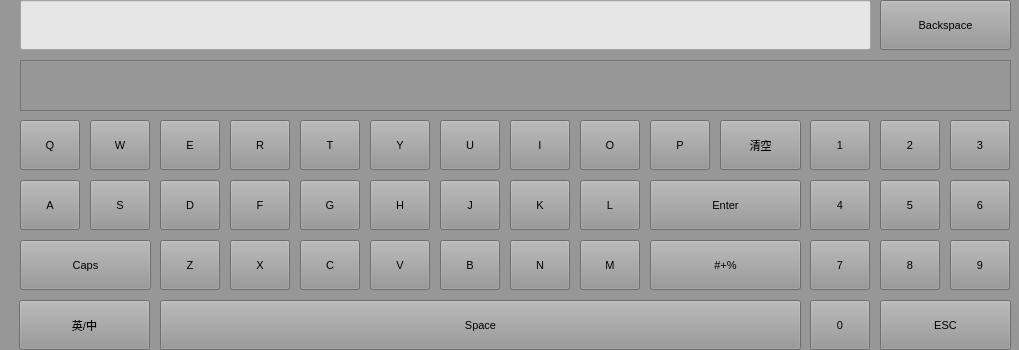
<?xml version="1.0" encoding="UTF-8"?>
<ui version="4.0">
 <class>ChineseKeyboard</class>
 <widget class="QWidget" name="ChineseKeyboard">
  <property name="geometry">
   <rect>
    <x>0</x>
    <y>0</y>
    <width>1019</width>
    <height>350</height>
   </rect>
  </property>
  <property name="font">
   <font>
    <family>Arial</family>
    <pointsize>30</pointsize>
    <weight>50</weight>
    <bold>false</bold>
   </font>
  </property>
  <property name="windowTitle">
   <string>Virtual Keyboard</string>
  </property>
  <property name="styleSheet">
   <string notr="true">background-color: #979797;</string>
  </property>
  <widget class="QToolButton" name="btnBackSpace">
   <property name="geometry">
    <rect>
     <x>880</x>
     <y>0</y>
     <width>131</width>
     <height>50</height>
    </rect>
   </property>
   <property name="sizePolicy">
    <sizepolicy hsizetype="Expanding" vsizetype="Expanding">
     <horstretch>0</horstretch>
     <verstretch>0</verstretch>
    </sizepolicy>
   </property>
   <property name="font">
    <font>
     <pointsize>8</pointsize>
    </font>
   </property>
   <property name="accessibleName">
    <string>0x4d</string>
   </property>
   <property name="text">
    <string>Backspace</string>
   </property>
   <property name="autoRepeat">
    <bool>true</bool>
   </property>
  </widget>
  <widget class="QLineEdit" name="lineEdit">
   <property name="geometry">
    <rect>
     <x>20</x>
     <y>0</y>
     <width>851</width>
     <height>50</height>
    </rect>
   </property>
   <property name="sizePolicy">
    <sizepolicy hsizetype="Expanding" vsizetype="Fixed">
     <horstretch>0</horstretch>
     <verstretch>0</verstretch>
    </sizepolicy>
   </property>
   <property name="styleSheet">
    <string notr="true">background-color: rgb(230, 230, 230);</string>
   </property>
  </widget>
  <widget class="QToolButton" name="btnQ">
   <property name="geometry">
    <rect>
     <x>20</x>
     <y>120</y>
     <width>60</width>
     <height>50</height>
    </rect>
   </property>
   <property name="sizePolicy">
    <sizepolicy hsizetype="Expanding" vsizetype="Expanding">
     <horstretch>0</horstretch>
     <verstretch>0</verstretch>
    </sizepolicy>
   </property>
   <property name="font">
    <font>
     <pointsize>8</pointsize>
    </font>
   </property>
   <property name="accessibleName">
    <string>0x51</string>
   </property>
   <property name="text">
    <string>Q</string>
   </property>
   <property name="autoRepeat">
    <bool>true</bool>
   </property>
  </widget>
  <widget class="QToolButton" name="btnW">
   <property name="geometry">
    <rect>
     <x>90</x>
     <y>120</y>
     <width>60</width>
     <height>50</height>
    </rect>
   </property>
   <property name="sizePolicy">
    <sizepolicy hsizetype="Expanding" vsizetype="Expanding">
     <horstretch>0</horstretch>
     <verstretch>0</verstretch>
    </sizepolicy>
   </property>
   <property name="font">
    <font>
     <pointsize>8</pointsize>
    </font>
   </property>
   <property name="accessibleName">
    <string>0x57</string>
   </property>
   <property name="text">
    <string>W</string>
   </property>
   <property name="autoRepeat">
    <bool>true</bool>
   </property>
  </widget>
  <widget class="QToolButton" name="btnE">
   <property name="geometry">
    <rect>
     <x>160</x>
     <y>120</y>
     <width>60</width>
     <height>50</height>
    </rect>
   </property>
   <property name="sizePolicy">
    <sizepolicy hsizetype="Expanding" vsizetype="Expanding">
     <horstretch>0</horstretch>
     <verstretch>0</verstretch>
    </sizepolicy>
   </property>
   <property name="font">
    <font>
     <pointsize>8</pointsize>
    </font>
   </property>
   <property name="accessibleName">
    <string>0x45</string>
   </property>
   <property name="text">
    <string>E</string>
   </property>
   <property name="autoRepeat">
    <bool>true</bool>
   </property>
  </widget>
  <widget class="QToolButton" name="btnR">
   <property name="geometry">
    <rect>
     <x>230</x>
     <y>120</y>
     <width>60</width>
     <height>50</height>
    </rect>
   </property>
   <property name="sizePolicy">
    <sizepolicy hsizetype="Expanding" vsizetype="Expanding">
     <horstretch>0</horstretch>
     <verstretch>0</verstretch>
    </sizepolicy>
   </property>
   <property name="font">
    <font>
     <pointsize>8</pointsize>
    </font>
   </property>
   <property name="accessibleName">
    <string>0x52</string>
   </property>
   <property name="text">
    <string>R</string>
   </property>
   <property name="autoRepeat">
    <bool>true</bool>
   </property>
  </widget>
  <widget class="QToolButton" name="btnT">
   <property name="geometry">
    <rect>
     <x>300</x>
     <y>120</y>
     <width>60</width>
     <height>50</height>
    </rect>
   </property>
   <property name="sizePolicy">
    <sizepolicy hsizetype="Expanding" vsizetype="Expanding">
     <horstretch>0</horstretch>
     <verstretch>0</verstretch>
    </sizepolicy>
   </property>
   <property name="font">
    <font>
     <pointsize>8</pointsize>
    </font>
   </property>
   <property name="accessibleName">
    <string>0x54</string>
   </property>
   <property name="text">
    <string>T</string>
   </property>
   <property name="autoRepeat">
    <bool>true</bool>
   </property>
  </widget>
  <widget class="QToolButton" name="btnY">
   <property name="geometry">
    <rect>
     <x>370</x>
     <y>120</y>
     <width>60</width>
     <height>50</height>
    </rect>
   </property>
   <property name="sizePolicy">
    <sizepolicy hsizetype="Expanding" vsizetype="Expanding">
     <horstretch>0</horstretch>
     <verstretch>0</verstretch>
    </sizepolicy>
   </property>
   <property name="font">
    <font>
     <pointsize>8</pointsize>
    </font>
   </property>
   <property name="accessibleName">
    <string>0x59</string>
   </property>
   <property name="text">
    <string>Y</string>
   </property>
   <property name="autoRepeat">
    <bool>true</bool>
   </property>
  </widget>
  <widget class="QToolButton" name="btnU">
   <property name="geometry">
    <rect>
     <x>440</x>
     <y>120</y>
     <width>60</width>
     <height>50</height>
    </rect>
   </property>
   <property name="sizePolicy">
    <sizepolicy hsizetype="Expanding" vsizetype="Expanding">
     <horstretch>0</horstretch>
     <verstretch>0</verstretch>
    </sizepolicy>
   </property>
   <property name="font">
    <font>
     <pointsize>8</pointsize>
    </font>
   </property>
   <property name="accessibleName">
    <string>0x55</string>
   </property>
   <property name="text">
    <string>U</string>
   </property>
   <property name="autoRepeat">
    <bool>true</bool>
   </property>
  </widget>
  <widget class="QToolButton" name="btnI">
   <property name="geometry">
    <rect>
     <x>510</x>
     <y>120</y>
     <width>60</width>
     <height>50</height>
    </rect>
   </property>
   <property name="sizePolicy">
    <sizepolicy hsizetype="Expanding" vsizetype="Expanding">
     <horstretch>0</horstretch>
     <verstretch>0</verstretch>
    </sizepolicy>
   </property>
   <property name="font">
    <font>
     <pointsize>8</pointsize>
    </font>
   </property>
   <property name="accessibleName">
    <string>0x49</string>
   </property>
   <property name="text">
    <string>I</string>
   </property>
   <property name="autoRepeat">
    <bool>true</bool>
   </property>
  </widget>
  <widget class="QToolButton" name="btnO">
   <property name="geometry">
    <rect>
     <x>580</x>
     <y>120</y>
     <width>60</width>
     <height>50</height>
    </rect>
   </property>
   <property name="sizePolicy">
    <sizepolicy hsizetype="Expanding" vsizetype="Expanding">
     <horstretch>0</horstretch>
     <verstretch>0</verstretch>
    </sizepolicy>
   </property>
   <property name="font">
    <font>
     <pointsize>8</pointsize>
    </font>
   </property>
   <property name="accessibleName">
    <string>0x4f</string>
   </property>
   <property name="text">
    <string>O</string>
   </property>
   <property name="autoRepeat">
    <bool>true</bool>
   </property>
  </widget>
  <widget class="QToolButton" name="btnP">
   <property name="geometry">
    <rect>
     <x>650</x>
     <y>120</y>
     <width>60</width>
     <height>50</height>
    </rect>
   </property>
   <property name="sizePolicy">
    <sizepolicy hsizetype="Expanding" vsizetype="Expanding">
     <horstretch>0</horstretch>
     <verstretch>0</verstretch>
    </sizepolicy>
   </property>
   <property name="font">
    <font>
     <pointsize>8</pointsize>
    </font>
   </property>
   <property name="accessibleName">
    <string>0x50</string>
   </property>
   <property name="text">
    <string>P</string>
   </property>
   <property name="autoRepeat">
    <bool>true</bool>
   </property>
  </widget>
  <widget class="QToolButton" name="btnK">
   <property name="geometry">
    <rect>
     <x>510</x>
     <y>180</y>
     <width>60</width>
     <height>50</height>
    </rect>
   </property>
   <property name="sizePolicy">
    <sizepolicy hsizetype="Expanding" vsizetype="Expanding">
     <horstretch>0</horstretch>
     <verstretch>0</verstretch>
    </sizepolicy>
   </property>
   <property name="font">
    <font>
     <pointsize>8</pointsize>
    </font>
   </property>
   <property name="accessibleName">
    <string>0x4b</string>
   </property>
   <property name="text">
    <string>K</string>
   </property>
   <property name="autoRepeat">
    <bool>true</bool>
   </property>
  </widget>
  <widget class="QToolButton" name="btnL">
   <property name="geometry">
    <rect>
     <x>580</x>
     <y>180</y>
     <width>60</width>
     <height>50</height>
    </rect>
   </property>
   <property name="sizePolicy">
    <sizepolicy hsizetype="Expanding" vsizetype="Expanding">
     <horstretch>0</horstretch>
     <verstretch>0</verstretch>
    </sizepolicy>
   </property>
   <property name="font">
    <font>
     <pointsize>8</pointsize>
    </font>
   </property>
   <property name="accessibleName">
    <string>0x4c</string>
   </property>
   <property name="text">
    <string>L</string>
   </property>
   <property name="autoRepeat">
    <bool>true</bool>
   </property>
  </widget>
  <widget class="QToolButton" name="btnA">
   <property name="geometry">
    <rect>
     <x>20</x>
     <y>180</y>
     <width>60</width>
     <height>50</height>
    </rect>
   </property>
   <property name="sizePolicy">
    <sizepolicy hsizetype="Expanding" vsizetype="Expanding">
     <horstretch>0</horstretch>
     <verstretch>0</verstretch>
    </sizepolicy>
   </property>
   <property name="font">
    <font>
     <pointsize>8</pointsize>
    </font>
   </property>
   <property name="accessibleName">
    <string>0x41</string>
   </property>
   <property name="text">
    <string>A</string>
   </property>
   <property name="autoRepeat">
    <bool>true</bool>
   </property>
  </widget>
  <widget class="QToolButton" name="btnS">
   <property name="enabled">
    <bool>true</bool>
   </property>
   <property name="geometry">
    <rect>
     <x>90</x>
     <y>180</y>
     <width>60</width>
     <height>50</height>
    </rect>
   </property>
   <property name="sizePolicy">
    <sizepolicy hsizetype="Expanding" vsizetype="Expanding">
     <horstretch>0</horstretch>
     <verstretch>0</verstretch>
    </sizepolicy>
   </property>
   <property name="font">
    <font>
     <pointsize>8</pointsize>
    </font>
   </property>
   <property name="accessibleName">
    <string>0x53</string>
   </property>
   <property name="text">
    <string>S</string>
   </property>
   <property name="autoRepeat">
    <bool>true</bool>
   </property>
  </widget>
  <widget class="QToolButton" name="btnD">
   <property name="geometry">
    <rect>
     <x>160</x>
     <y>180</y>
     <width>60</width>
     <height>50</height>
    </rect>
   </property>
   <property name="sizePolicy">
    <sizepolicy hsizetype="Expanding" vsizetype="Expanding">
     <horstretch>0</horstretch>
     <verstretch>0</verstretch>
    </sizepolicy>
   </property>
   <property name="font">
    <font>
     <pointsize>8</pointsize>
    </font>
   </property>
   <property name="accessibleName">
    <string>0x44</string>
   </property>
   <property name="text">
    <string>D</string>
   </property>
   <property name="autoRepeat">
    <bool>true</bool>
   </property>
  </widget>
  <widget class="QToolButton" name="btnF">
   <property name="geometry">
    <rect>
     <x>230</x>
     <y>180</y>
     <width>60</width>
     <height>50</height>
    </rect>
   </property>
   <property name="sizePolicy">
    <sizepolicy hsizetype="Expanding" vsizetype="Expanding">
     <horstretch>0</horstretch>
     <verstretch>0</verstretch>
    </sizepolicy>
   </property>
   <property name="font">
    <font>
     <pointsize>8</pointsize>
    </font>
   </property>
   <property name="accessibleName">
    <string>0x46</string>
   </property>
   <property name="text">
    <string>F</string>
   </property>
   <property name="autoRepeat">
    <bool>true</bool>
   </property>
  </widget>
  <widget class="QToolButton" name="btnG">
   <property name="geometry">
    <rect>
     <x>300</x>
     <y>180</y>
     <width>60</width>
     <height>50</height>
    </rect>
   </property>
   <property name="sizePolicy">
    <sizepolicy hsizetype="Expanding" vsizetype="Expanding">
     <horstretch>0</horstretch>
     <verstretch>0</verstretch>
    </sizepolicy>
   </property>
   <property name="font">
    <font>
     <pointsize>8</pointsize>
    </font>
   </property>
   <property name="accessibleName">
    <string>0x47</string>
   </property>
   <property name="text">
    <string>G</string>
   </property>
   <property name="autoRepeat">
    <bool>true</bool>
   </property>
  </widget>
  <widget class="QToolButton" name="btnH">
   <property name="geometry">
    <rect>
     <x>370</x>
     <y>180</y>
     <width>60</width>
     <height>50</height>
    </rect>
   </property>
   <property name="sizePolicy">
    <sizepolicy hsizetype="Expanding" vsizetype="Expanding">
     <horstretch>0</horstretch>
     <verstretch>0</verstretch>
    </sizepolicy>
   </property>
   <property name="font">
    <font>
     <pointsize>8</pointsize>
    </font>
   </property>
   <property name="accessibleName">
    <string>0x48</string>
   </property>
   <property name="text">
    <string>H</string>
   </property>
   <property name="autoRepeat">
    <bool>true</bool>
   </property>
  </widget>
  <widget class="QToolButton" name="btnJ">
   <property name="geometry">
    <rect>
     <x>440</x>
     <y>180</y>
     <width>60</width>
     <height>50</height>
    </rect>
   </property>
   <property name="sizePolicy">
    <sizepolicy hsizetype="Expanding" vsizetype="Expanding">
     <horstretch>0</horstretch>
     <verstretch>0</verstretch>
    </sizepolicy>
   </property>
   <property name="font">
    <font>
     <pointsize>8</pointsize>
    </font>
   </property>
   <property name="accessibleName">
    <string>0x4a</string>
   </property>
   <property name="text">
    <string>J</string>
   </property>
   <property name="autoRepeat">
    <bool>true</bool>
   </property>
  </widget>
  <widget class="QToolButton" name="btnSpace">
   <property name="geometry">
    <rect>
     <x>160</x>
     <y>300</y>
     <width>641</width>
     <height>50</height>
    </rect>
   </property>
   <property name="sizePolicy">
    <sizepolicy hsizetype="MinimumExpanding" vsizetype="Expanding">
     <horstretch>0</horstretch>
     <verstretch>0</verstretch>
    </sizepolicy>
   </property>
   <property name="font">
    <font>
     <pointsize>8</pointsize>
    </font>
   </property>
   <property name="accessibleName">
    <string>0x20</string>
   </property>
   <property name="text">
    <string>Space</string>
   </property>
   <property name="autoRepeat">
    <bool>true</bool>
   </property>
  </widget>
  <widget class="QToolButton" name="btnB">
   <property name="geometry">
    <rect>
     <x>440</x>
     <y>240</y>
     <width>60</width>
     <height>50</height>
    </rect>
   </property>
   <property name="sizePolicy">
    <sizepolicy hsizetype="Expanding" vsizetype="Expanding">
     <horstretch>0</horstretch>
     <verstretch>0</verstretch>
    </sizepolicy>
   </property>
   <property name="font">
    <font>
     <pointsize>8</pointsize>
    </font>
   </property>
   <property name="accessibleName">
    <string>0x42</string>
   </property>
   <property name="text">
    <string>B</string>
   </property>
   <property name="autoRepeat">
    <bool>true</bool>
   </property>
  </widget>
  <widget class="QToolButton" name="btnM">
   <property name="geometry">
    <rect>
     <x>580</x>
     <y>240</y>
     <width>60</width>
     <height>50</height>
    </rect>
   </property>
   <property name="sizePolicy">
    <sizepolicy hsizetype="Expanding" vsizetype="Expanding">
     <horstretch>0</horstretch>
     <verstretch>0</verstretch>
    </sizepolicy>
   </property>
   <property name="font">
    <font>
     <pointsize>8</pointsize>
    </font>
   </property>
   <property name="accessibleName">
    <string>0x4d</string>
   </property>
   <property name="text">
    <string>M</string>
   </property>
   <property name="autoRepeat">
    <bool>true</bool>
   </property>
  </widget>
  <widget class="QToolButton" name="btnX">
   <property name="geometry">
    <rect>
     <x>230</x>
     <y>240</y>
     <width>60</width>
     <height>50</height>
    </rect>
   </property>
   <property name="sizePolicy">
    <sizepolicy hsizetype="Expanding" vsizetype="Expanding">
     <horstretch>0</horstretch>
     <verstretch>0</verstretch>
    </sizepolicy>
   </property>
   <property name="font">
    <font>
     <pointsize>8</pointsize>
    </font>
   </property>
   <property name="accessibleName">
    <string>0x58</string>
   </property>
   <property name="text">
    <string>X</string>
   </property>
   <property name="autoRepeat">
    <bool>true</bool>
   </property>
  </widget>
  <widget class="QToolButton" name="btnV">
   <property name="geometry">
    <rect>
     <x>370</x>
     <y>240</y>
     <width>60</width>
     <height>50</height>
    </rect>
   </property>
   <property name="sizePolicy">
    <sizepolicy hsizetype="Expanding" vsizetype="Expanding">
     <horstretch>0</horstretch>
     <verstretch>0</verstretch>
    </sizepolicy>
   </property>
   <property name="font">
    <font>
     <pointsize>8</pointsize>
    </font>
   </property>
   <property name="accessibleName">
    <string>0x56</string>
   </property>
   <property name="text">
    <string>V</string>
   </property>
   <property name="autoRepeat">
    <bool>true</bool>
   </property>
  </widget>
  <widget class="QToolButton" name="btnN">
   <property name="geometry">
    <rect>
     <x>510</x>
     <y>240</y>
     <width>60</width>
     <height>50</height>
    </rect>
   </property>
   <property name="sizePolicy">
    <sizepolicy hsizetype="Expanding" vsizetype="Expanding">
     <horstretch>0</horstretch>
     <verstretch>0</verstretch>
    </sizepolicy>
   </property>
   <property name="font">
    <font>
     <pointsize>8</pointsize>
    </font>
   </property>
   <property name="accessibleName">
    <string>0x4e</string>
   </property>
   <property name="text">
    <string>N</string>
   </property>
   <property name="autoRepeat">
    <bool>true</bool>
   </property>
  </widget>
  <widget class="QToolButton" name="btnZ">
   <property name="geometry">
    <rect>
     <x>160</x>
     <y>240</y>
     <width>60</width>
     <height>50</height>
    </rect>
   </property>
   <property name="sizePolicy">
    <sizepolicy hsizetype="Expanding" vsizetype="Expanding">
     <horstretch>0</horstretch>
     <verstretch>0</verstretch>
    </sizepolicy>
   </property>
   <property name="font">
    <font>
     <pointsize>8</pointsize>
    </font>
   </property>
   <property name="accessibleName">
    <string>0x5a</string>
   </property>
   <property name="text">
    <string>Z</string>
   </property>
   <property name="autoRepeat">
    <bool>true</bool>
   </property>
  </widget>
  <widget class="QToolButton" name="btnC">
   <property name="geometry">
    <rect>
     <x>300</x>
     <y>240</y>
     <width>60</width>
     <height>50</height>
    </rect>
   </property>
   <property name="sizePolicy">
    <sizepolicy hsizetype="Expanding" vsizetype="Expanding">
     <horstretch>0</horstretch>
     <verstretch>0</verstretch>
    </sizepolicy>
   </property>
   <property name="font">
    <font>
     <pointsize>8</pointsize>
    </font>
   </property>
   <property name="accessibleName">
    <string>0x43</string>
   </property>
   <property name="text">
    <string>C</string>
   </property>
   <property name="autoRepeat">
    <bool>true</bool>
   </property>
  </widget>
  <widget class="QToolButton" name="btnCaps">
   <property name="geometry">
    <rect>
     <x>20</x>
     <y>240</y>
     <width>131</width>
     <height>50</height>
    </rect>
   </property>
   <property name="sizePolicy">
    <sizepolicy hsizetype="Expanding" vsizetype="Expanding">
     <horstretch>0</horstretch>
     <verstretch>0</verstretch>
    </sizepolicy>
   </property>
   <property name="font">
    <font>
     <pointsize>8</pointsize>
    </font>
   </property>
   <property name="accessibleName">
    <string>0x01000024</string>
   </property>
   <property name="text">
    <string>Caps</string>
   </property>
   <property name="checkable">
    <bool>true</bool>
   </property>
   <property name="autoRepeat">
    <bool>true</bool>
   </property>
  </widget>
  <widget class="QToolButton" name="btnChinese">
   <property name="geometry">
    <rect>
     <x>19</x>
     <y>300</y>
     <width>131</width>
     <height>50</height>
    </rect>
   </property>
   <property name="sizePolicy">
    <sizepolicy hsizetype="Expanding" vsizetype="Expanding">
     <horstretch>0</horstretch>
     <verstretch>0</verstretch>
    </sizepolicy>
   </property>
   <property name="font">
    <font>
     <pointsize>8</pointsize>
    </font>
   </property>
   <property name="accessibleName">
    <string>0x01000020</string>
   </property>
   <property name="text">
    <string>英/中</string>
   </property>
   <property name="checkable">
    <bool>true</bool>
   </property>
   <property name="autoRepeat">
    <bool>true</bool>
   </property>
  </widget>
  <widget class="QToolButton" name="btnFuhao">
   <property name="geometry">
    <rect>
     <x>650</x>
     <y>240</y>
     <width>151</width>
     <height>50</height>
    </rect>
   </property>
   <property name="sizePolicy">
    <sizepolicy hsizetype="Expanding" vsizetype="Expanding">
     <horstretch>0</horstretch>
     <verstretch>0</verstretch>
    </sizepolicy>
   </property>
   <property name="font">
    <font>
     <pointsize>8</pointsize>
    </font>
   </property>
   <property name="accessibleName">
    <string>0x23</string>
   </property>
   <property name="text">
    <string>#+%</string>
   </property>
   <property name="checkable">
    <bool>true</bool>
   </property>
   <property name="autoRepeat">
    <bool>true</bool>
   </property>
  </widget>
  <widget class="QToolButton" name="btnEsc">
   <property name="geometry">
    <rect>
     <x>880</x>
     <y>300</y>
     <width>131</width>
     <height>50</height>
    </rect>
   </property>
   <property name="sizePolicy">
    <sizepolicy hsizetype="Minimum" vsizetype="Minimum">
     <horstretch>0</horstretch>
     <verstretch>0</verstretch>
    </sizepolicy>
   </property>
   <property name="font">
    <font>
     <pointsize>8</pointsize>
    </font>
   </property>
   <property name="accessibleName">
    <string>0x01000023</string>
   </property>
   <property name="text">
    <string>ESC</string>
   </property>
   <property name="checkable">
    <bool>true</bool>
   </property>
   <property name="autoRepeat">
    <bool>true</bool>
   </property>
  </widget>
  <widget class="QToolButton" name="btnReturn">
   <property name="geometry">
    <rect>
     <x>650</x>
     <y>180</y>
     <width>151</width>
     <height>50</height>
    </rect>
   </property>
   <property name="sizePolicy">
    <sizepolicy hsizetype="Expanding" vsizetype="Expanding">
     <horstretch>0</horstretch>
     <verstretch>0</verstretch>
    </sizepolicy>
   </property>
   <property name="font">
    <font>
     <pointsize>8</pointsize>
    </font>
   </property>
   <property name="accessibleName">
    <string>0x01000004</string>
   </property>
   <property name="text">
    <string>Enter</string>
   </property>
   <property name="autoRepeat">
    <bool>true</bool>
   </property>
  </widget>
  <widget class="QScrollListWidget" name="listChinese">
   <property name="geometry">
    <rect>
     <x>20</x>
     <y>60</y>
     <width>991</width>
     <height>51</height>
    </rect>
   </property>
   <property name="focusPolicy">
    <enum>Qt::NoFocus</enum>
   </property>
   <property name="verticalScrollBarPolicy">
    <enum>Qt::ScrollBarAlwaysOff</enum>
   </property>
   <property name="horizontalScrollBarPolicy">
    <enum>Qt::ScrollBarAlwaysOff</enum>
   </property>
   <property name="horizontalScrollMode">
    <enum>QAbstractItemView::ScrollPerPixel</enum>
   </property>
  </widget>
  <widget class="QToolButton" name="btnClear">
   <property name="geometry">
    <rect>
     <x>720</x>
     <y>120</y>
     <width>81</width>
     <height>50</height>
    </rect>
   </property>
   <property name="sizePolicy">
    <sizepolicy hsizetype="Expanding" vsizetype="Expanding">
     <horstretch>0</horstretch>
     <verstretch>0</verstretch>
    </sizepolicy>
   </property>
   <property name="font">
    <font>
     <pointsize>8</pointsize>
    </font>
   </property>
   <property name="accessibleName">
    <string>0x4d</string>
   </property>
   <property name="text">
    <string>清空</string>
   </property>
   <property name="autoRepeat">
    <bool>true</bool>
   </property>
  </widget>
  <widget class="QToolButton" name="btn1">
   <property name="geometry">
    <rect>
     <x>810</x>
     <y>120</y>
     <width>60</width>
     <height>50</height>
    </rect>
   </property>
   <property name="sizePolicy">
    <sizepolicy hsizetype="Expanding" vsizetype="Expanding">
     <horstretch>0</horstretch>
     <verstretch>0</verstretch>
    </sizepolicy>
   </property>
   <property name="font">
    <font>
     <pointsize>8</pointsize>
    </font>
   </property>
   <property name="accessibleName">
    <string>0x31</string>
   </property>
   <property name="text">
    <string>1</string>
   </property>
   <property name="autoRepeat">
    <bool>true</bool>
   </property>
  </widget>
  <widget class="QToolButton" name="btn2">
   <property name="geometry">
    <rect>
     <x>880</x>
     <y>120</y>
     <width>60</width>
     <height>50</height>
    </rect>
   </property>
   <property name="sizePolicy">
    <sizepolicy hsizetype="Expanding" vsizetype="Expanding">
     <horstretch>0</horstretch>
     <verstretch>0</verstretch>
    </sizepolicy>
   </property>
   <property name="font">
    <font>
     <pointsize>8</pointsize>
    </font>
   </property>
   <property name="accessibleName">
    <string>0x32</string>
   </property>
   <property name="text">
    <string>2</string>
   </property>
   <property name="autoRepeat">
    <bool>true</bool>
   </property>
  </widget>
  <widget class="QToolButton" name="btn3">
   <property name="geometry">
    <rect>
     <x>950</x>
     <y>120</y>
     <width>60</width>
     <height>50</height>
    </rect>
   </property>
   <property name="sizePolicy">
    <sizepolicy hsizetype="Expanding" vsizetype="Expanding">
     <horstretch>0</horstretch>
     <verstretch>0</verstretch>
    </sizepolicy>
   </property>
   <property name="font">
    <font>
     <pointsize>8</pointsize>
    </font>
   </property>
   <property name="accessibleName">
    <string>0x33</string>
   </property>
   <property name="text">
    <string>3</string>
   </property>
   <property name="autoRepeat">
    <bool>true</bool>
   </property>
  </widget>
  <widget class="QToolButton" name="btn4">
   <property name="geometry">
    <rect>
     <x>810</x>
     <y>180</y>
     <width>60</width>
     <height>50</height>
    </rect>
   </property>
   <property name="sizePolicy">
    <sizepolicy hsizetype="Expanding" vsizetype="Expanding">
     <horstretch>0</horstretch>
     <verstretch>0</verstretch>
    </sizepolicy>
   </property>
   <property name="font">
    <font>
     <pointsize>8</pointsize>
    </font>
   </property>
   <property name="accessibleName">
    <string>0x34</string>
   </property>
   <property name="text">
    <string>4</string>
   </property>
   <property name="autoRepeat">
    <bool>true</bool>
   </property>
  </widget>
  <widget class="QToolButton" name="btn5">
   <property name="geometry">
    <rect>
     <x>880</x>
     <y>180</y>
     <width>60</width>
     <height>50</height>
    </rect>
   </property>
   <property name="sizePolicy">
    <sizepolicy hsizetype="Expanding" vsizetype="Expanding">
     <horstretch>0</horstretch>
     <verstretch>0</verstretch>
    </sizepolicy>
   </property>
   <property name="font">
    <font>
     <pointsize>8</pointsize>
    </font>
   </property>
   <property name="accessibleName">
    <string>0x35</string>
   </property>
   <property name="text">
    <string>5</string>
   </property>
   <property name="autoRepeat">
    <bool>true</bool>
   </property>
  </widget>
  <widget class="QToolButton" name="btn6">
   <property name="geometry">
    <rect>
     <x>950</x>
     <y>180</y>
     <width>60</width>
     <height>50</height>
    </rect>
   </property>
   <property name="sizePolicy">
    <sizepolicy hsizetype="Expanding" vsizetype="Expanding">
     <horstretch>0</horstretch>
     <verstretch>0</verstretch>
    </sizepolicy>
   </property>
   <property name="font">
    <font>
     <pointsize>8</pointsize>
    </font>
   </property>
   <property name="accessibleName">
    <string>0x36</string>
   </property>
   <property name="text">
    <string>6</string>
   </property>
   <property name="autoRepeat">
    <bool>true</bool>
   </property>
  </widget>
  <widget class="QToolButton" name="btn7">
   <property name="geometry">
    <rect>
     <x>810</x>
     <y>240</y>
     <width>60</width>
     <height>50</height>
    </rect>
   </property>
   <property name="sizePolicy">
    <sizepolicy hsizetype="Expanding" vsizetype="Expanding">
     <horstretch>0</horstretch>
     <verstretch>0</verstretch>
    </sizepolicy>
   </property>
   <property name="font">
    <font>
     <pointsize>8</pointsize>
    </font>
   </property>
   <property name="accessibleName">
    <string>0x37</string>
   </property>
   <property name="text">
    <string>7</string>
   </property>
   <property name="autoRepeat">
    <bool>true</bool>
   </property>
  </widget>
  <widget class="QToolButton" name="btn8">
   <property name="geometry">
    <rect>
     <x>880</x>
     <y>240</y>
     <width>60</width>
     <height>50</height>
    </rect>
   </property>
   <property name="sizePolicy">
    <sizepolicy hsizetype="Expanding" vsizetype="Expanding">
     <horstretch>0</horstretch>
     <verstretch>0</verstretch>
    </sizepolicy>
   </property>
   <property name="font">
    <font>
     <pointsize>8</pointsize>
    </font>
   </property>
   <property name="accessibleName">
    <string>0x38</string>
   </property>
   <property name="text">
    <string>8</string>
   </property>
   <property name="autoRepeat">
    <bool>true</bool>
   </property>
  </widget>
  <widget class="QToolButton" name="btn9">
   <property name="geometry">
    <rect>
     <x>950</x>
     <y>240</y>
     <width>60</width>
     <height>50</height>
    </rect>
   </property>
   <property name="sizePolicy">
    <sizepolicy hsizetype="Expanding" vsizetype="Expanding">
     <horstretch>0</horstretch>
     <verstretch>0</verstretch>
    </sizepolicy>
   </property>
   <property name="font">
    <font>
     <pointsize>8</pointsize>
    </font>
   </property>
   <property name="accessibleName">
    <string>0x39</string>
   </property>
   <property name="text">
    <string>9</string>
   </property>
   <property name="autoRepeat">
    <bool>true</bool>
   </property>
  </widget>
  <widget class="QToolButton" name="btn0">
   <property name="geometry">
    <rect>
     <x>810</x>
     <y>300</y>
     <width>60</width>
     <height>50</height>
    </rect>
   </property>
   <property name="sizePolicy">
    <sizepolicy hsizetype="Expanding" vsizetype="Expanding">
     <horstretch>0</horstretch>
     <verstretch>0</verstretch>
    </sizepolicy>
   </property>
   <property name="font">
    <font>
     <pointsize>8</pointsize>
    </font>
   </property>
   <property name="accessibleName">
    <string>0x30</string>
   </property>
   <property name="text">
    <string>0</string>
   </property>
   <property name="autoRepeat">
    <bool>true</bool>
   </property>
  </widget>
 </widget>
 <customwidgets>
  <customwidget>
   <class>QScrollListWidget</class>
   <extends>QListWidget</extends>
   <header>../../../Module/UI/Module/ScrollCtrl/ScrollListWidget.h</header>
  </customwidget>
 </customwidgets>
 <resources/>
 <connections/>
</ui>
